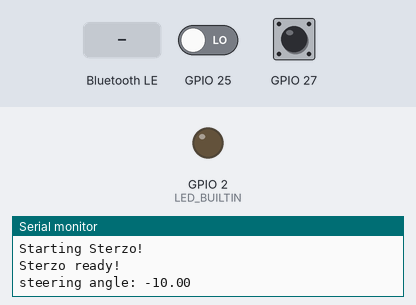
A sketch run on a simulated ESP32. Parts: output pins drawn as LEDs (lit = HIGH), the last lines printed to the serial monitor. Dashed ring = blinking. Inputs (shaded band) come from the test bench; at power-on: GPIO 25 LOW, GPIO 27 HIGH. Nothing arrives over Bluetooth unless stated; a phone connects over Bluetooth LE 3 s after start.

Above: at 1.2 s.
1.3 s: Bluetooth LE write "1" received
At 2.8 s:
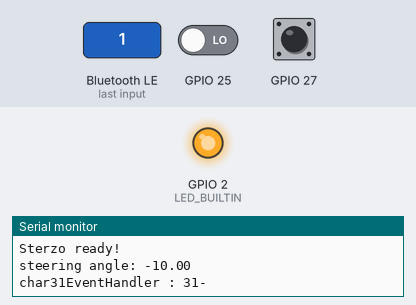
4.3 s: Bluetooth LE write "1" received
At 4.9 s:
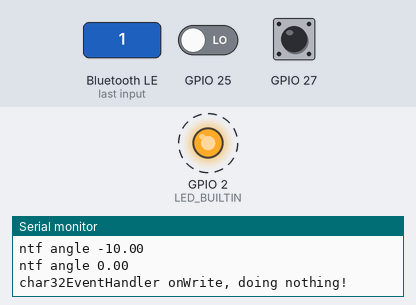
Timing chart, 0 to 13.3 s (numbered marks = the images above; inputs shaded):
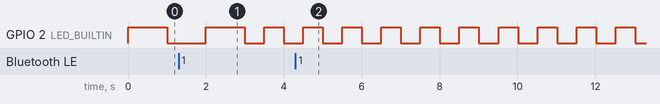

The sketch:

ESP32Sterzo.ino
```cpp
/*
 * Hook up 2 TTP223 touch pads to a ESP32 board, on pins 25 (left) & 27 (right)
 * Standard settings for ESP32 are used for compile & download
 * Each key-press gives +-10° on the steering angle
 * The steering angle is notified to the BLE client (Zwift) every second, and then reset.

 * char 30  : angle notifications
 * char 31  : ZWIFT -> STERZO
 * char 32 : STERZO -> ZWIFT
 */

#include <BLEDevice.h>
#include <BLEUtils.h>
#include <BLEServer.h>
#include <BLE2902.h>


#define STERZO_SERVICE_UUID "347b0001-7635-408b-8918-8ff3949ce592"
//#define CHAR12_UUID         "347b0012-7635-408b-8918-8ff3949ce592" // not needed for Zwift
//#define CHAR13_UUID         "347b0013-7635-408b-8918-8ff3949ce592" // not needed for Zwift
#define CHAR14_UUID         "347b0014-7635-408b-8918-8ff3949ce592"
//#define CHAR19_UUID         "347b0019-7635-408b-8918-8ff3949ce592" // not needed for Zwift
#define CHAR30_UUID         "347b0030-7635-408b-8918-8ff3949ce592"
#define CHAR31_UUID         "347b0031-7635-408b-8918-8ff3949ce592"
#define CHAR32_UUID         "347b0032-7635-408b-8918-8ff3949ce592"

BLEServer *pServer;
BLEService *pSvcSterzo;
BLECharacteristic *pChar14;
BLECharacteristic *pChar30;
BLECharacteristic *pChar31;
BLECharacteristic *pChar32;
BLE2902 *p2902Char14;
BLE2902 *p2902Char30;
BLE2902 *p2902Char32;

bool deviceConnected = false;
bool challengeOK = false;
bool ind32On = false;
float steeringAngle = 0.0;

static uint32_t rotate_left32 (uint32_t value, uint32_t count) {
    const uint32_t mask = (CHAR_BIT * sizeof (value)) - 1;
    count &= mask;
    return (value << count) | (value >> (-count & mask));
}

static uint32_t hashed(uint64_t seed) {
    uint32_t ret = (seed + 0x16fa5717);
    uint64_t rax = seed * 0xba2e8ba3;
    uint64_t eax = (rax >> 35) * 0xb;
    uint64_t ecx = seed - eax;
    uint32_t edx = rotate_left32(seed, ecx & 0x0F);
    ret ^= edx;
    return ret;
}

static void bleNotifySteeringAngle() {
  // steeringAngle = float cast in 4 bytes
  if (1 /*char30.subscribed()*/) { //-> dit bestaat precies niet voor esp32??
    pChar30->setValue((uint8_t *)&steeringAngle,4);
    pChar30->notify();
    Serial.print("ntf angle ");Serial.println(steeringAngle);
    steeringAngle = 0.0;
  }
}

class MyServerCallbacks: public BLEServerCallbacks {
    void onConnect(BLEServer* pServer) {
      deviceConnected = true;
      Serial.println("a device connected!");
    };

    void onDisconnect(BLEServer* pServer) {
      deviceConnected = false;
      Serial.println("lost connection!");
    }
};

// if Zwift writes 0x310, we send a challenge on char32
class char31Callbacks: public BLECharacteristicCallbacks {
  void onWrite(BLECharacteristic* pCharacteristic) {
    String val = pCharacteristic->getValue();
    Serial.print("char31EventHandler : ");
    for (int i=0;i<val.length();i++){
      Serial.print(val[i],HEX);
      Serial.print('-');
    }
    Serial.println();

    if ((val[0] == 0x03) && (val[1] == 0x10)) {
      uint8_t challenge[] = {0x03,0x10,0x12,0x34}; //<2024 {0x03,0x10,0x4a,0x89}
      Serial.println("char31EventHandler : got 0x310!");
      pChar32->setValue(challenge,4);
      pChar32->indicate();
    }
    else if ((val[0] == 0x03) && (val[1] == 0x11)) {
      unsigned char fakeData[] = {0x03,0x11,0xff, 0xff};
      Serial.println("char31EventHandler : got 0x311!");
      challengeOK = true;
      pChar32->setValue(fakeData,4);
      pChar32->indicate();
    }

		else if ((val[0] == 0x03) && (val[1] == 0x12)) {
			uint32_t seed = val[5] << 24;
			seed |= val[4] << 16;
			seed |= val[3] << 8;
			seed |= val[2];
			uint32_t password = hashed(seed);
      Serial.print("char31EventHandler : got 0x312! seed = ");Serial.println(seed,HEX);

			uint8_t response[6];
			response[0] = 0x03;
			response[1] = 0x12;
			response[5] = (password & 0xFF000000 ) >> 24;
			response[4] = (password & 0x00FF0000 ) >> 16;
			response[3] = (password & 0x0000FF00 ) >> 8;
			response[2] = (password & 0x000000FF );
      pChar32->setValue(response,6);
      pChar32->indicate();

		}
    else if ((val[0] == 0x03) && (val[1] == 0x13)) {
      Serial.println("char31EventHandler : got 0x313!");
			uint8_t response[3];
			response[0] = 0x03;
			response[1] = 0x13;
			response[2] = 0xFF;
      pChar32->setValue(response,3);
      pChar32->indicate();
      challengeOK = true; // BLE_CUS_START_SENDING_STEERING_DATA
    }
  } // onWrite

  void onRead(BLECharacteristic* pCharacteristic) {
    Serial.println("char31EventHandler onRead, doing nothing!");
  }
}; // char31Callbacks

// dummy for test to see if zwift comes here
class char32Callbacks: public BLECharacteristicCallbacks {
  void onWrite(BLECharacteristic* pCharacteristic) {
    Serial.println("char32EventHandler onWrite, doing nothing!");
  }

  void onRead(BLECharacteristic* pCharacteristic) {
    Serial.println("char32EventHandler onRead, doing nothing!");
  }
}; // char32Callbacks

class char32Desc2902Callbacks:public BLEDescriptorCallbacks {
  void onWrite(BLEDescriptor* pDescriptor) {
    uint8_t *value = pDescriptor->getValue();
    //size_t descLength = Descriptor->getLength();
    Serial.print("char32 desc 2902 written : ");Serial.println(value[0]);
    ind32On = true;
  }
};

void setup() {
  Serial.begin(115200);
  Serial.println("Starting Sterzo!");
  pinMode(27,INPUT);
  pinMode(25,INPUT);
  pinMode(LED_BUILTIN, OUTPUT);
  digitalWrite(LED_BUILTIN, HIGH);

  BLEDevice::init("STERZO");
  pServer = BLEDevice::createServer();
  pServer->setCallbacks(new MyServerCallbacks());
  //pSvcSterzo = pServer->createService("347b0001-7635-408b-8918-8ff3949ce592");
  pSvcSterzo = pServer->createService(BLEUUID(STERZO_SERVICE_UUID));
  pChar14 = pSvcSterzo->createCharacteristic(CHAR14_UUID,BLECharacteristic::PROPERTY_NOTIFY); // 1 byte 0xFF, doet niets
  pChar30 = pSvcSterzo->createCharacteristic(CHAR30_UUID,BLECharacteristic::PROPERTY_NOTIFY); // 4 bytes steering angle
  pChar31 = pSvcSterzo->createCharacteristic(CHAR31_UUID,BLECharacteristic::PROPERTY_WRITE); // zwift writes 4 bytes
  pChar32 = pSvcSterzo->createCharacteristic(CHAR32_UUID,BLECharacteristic::PROPERTY_INDICATE); // 4 bytes challenge

  p2902Char14 = new BLE2902();
  p2902Char30 = new BLE2902();
  p2902Char30->setNotifications(true);
  p2902Char32 = new BLE2902();
  p2902Char32->setCallbacks(new char32Desc2902Callbacks());
  pChar14->addDescriptor(p2902Char14);
  pChar30->addDescriptor(p2902Char30);
  pChar32->addDescriptor(p2902Char32);

  // initial values
  uint8_t defaultValue[4] = {0x0,0x0,0x0,0x0};
  pChar30->setValue(defaultValue,4); // default angle = 0
  defaultValue[0] = 0xFF; // fill other characteristics with a default 0xFF
  pChar14->setValue(defaultValue,1);
  pChar31->setValue(defaultValue,4);
  uint8_t challenge[] = {0x03,0x10,0x12, 0x34}; //<2024 {0x03,0x10,0x4a, 0x89};
  pChar32->setValue(challenge,4);

  pChar31->setCallbacks(new char31Callbacks());
  pChar32->setCallbacks(new char32Callbacks()); // 2024 for test only TODO REMOVE

  pSvcSterzo->start();
  // BLEAdvertising *pAdvertising = pServer->getAdvertising();  // this still is working for backward compatibility
  BLEAdvertising *pAdvertising = BLEDevice::getAdvertising();
  pAdvertising->addServiceUUID(STERZO_SERVICE_UUID);
  pAdvertising->setScanResponse(true);
  pAdvertising->setMinPreferred(0x06);  // functions that help with iPhone connections issue
  pAdvertising->setMinPreferred(0x12);
  BLEDevice::startAdvertising();
  Serial.println("Sterzo ready!");
}

uint32_t bleNotifyMillis;
uint32_t challengeMillis;
uint32_t blinkMillis;
bool buttonTaken = false;

void loop() {

  uint32_t blinkInterval;
  bool buttonLeft;
  bool buttonRight;

  // blink
  blinkInterval = 1000;
  if (deviceConnected) {
    blinkInterval = 500;
  }
  if ((millis() - blinkMillis) > blinkInterval) {
    digitalWrite(LED_BUILTIN, !digitalRead(LED_BUILTIN));
    blinkMillis = millis();
  }

  buttonLeft = digitalRead(27);
  buttonRight = digitalRead(25);
  // TTP223 doesn't need debouncing

  if (!buttonLeft && !buttonRight) buttonTaken = false; // listen for new key
  if (buttonLeft && !buttonTaken) {
    steeringAngle -= 10;
    if (steeringAngle < -40) steeringAngle = -40;
    buttonTaken = true;
    Serial.print("steering angle: ");Serial.println(steeringAngle);
  }
  if( buttonRight && !buttonTaken) {
    steeringAngle += 10;
    if (steeringAngle > 40) steeringAngle = 40;
    buttonTaken = true;
    Serial.print("steering angle: ");Serial.println(steeringAngle);
  }
  // steering angle will be reset after each BLE-notify

  /*
  // alt : manually activate char32 indications, not waiting for zwift to do this
  if (deviceConnected && (!p2902Char32->getIndications())) {
    Serial.println("manually enabling char32 indications");
    p2902Char32->setIndications(true);
    challengeMillis = millis();
    ind32On = true;
  }
  */

  // if Zwift subscribes to the notifications, we send the initial challenge on char32
  // 2024 : put in a retry every 5 seconds until challengeOK, but zwift doesn't seem to send anything on char 31
  if (deviceConnected && ind32On && !challengeOK && ((millis() - challengeMillis) > 5000)) {
    challengeMillis = millis();
    Serial.println("sending initial challenge on char32");
    uint8_t challenge[] = {0x03,0x10,0x12,0x34}; //<2024 {0x03,0x10,0x4a, 0x89};
    pChar32->setValue(challenge,4);
    pChar32->indicate();
  }

  // challengeOK remains false because zwift doesn't seem to send anything on char 31
  // so for workaround we start sending steering angles as soon as zwift connects, and strangely enough that works
  //if (deviceConnected && challengeOK) {
  if (deviceConnected) {
    if (millis() - bleNotifyMillis > 1000) { // notify steering angle every second
      bleNotifySteeringAngle ();
      bleNotifyMillis = millis();
    }
  }
} // loop
```

Measured:
- by itself, GPIO 2 (LED_BUILTIN): alternates HIGH for 0.50 s and LOW for 0.50 s
